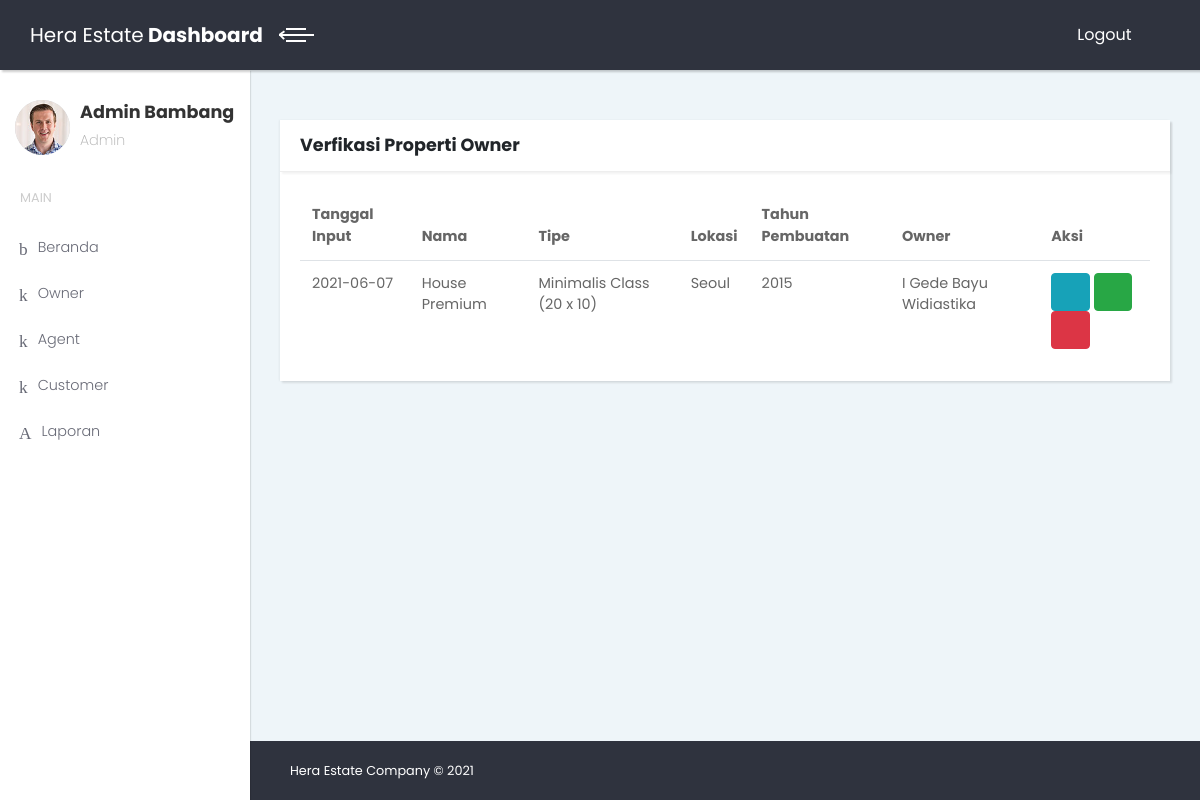
Page /heraAdmin/index.php?page=owner&aksi=content (signed in) on the earlier database version.
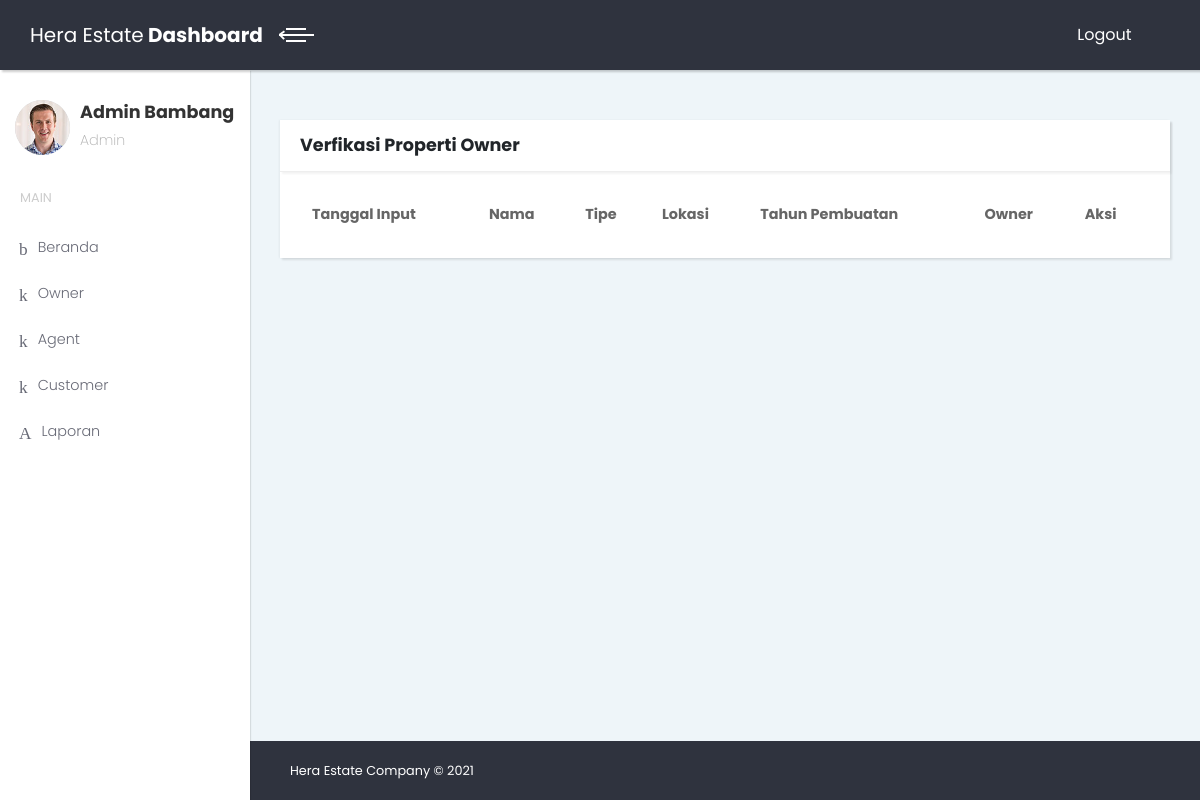
Same page on the later database version.
### tables this page shows
CREATE TABLE `tb_users` (
  `id_users` bigint(20) UNSIGNED NOT NULL,
  `name` varchar(191) NOT NULL,
  `username` varchar(191) NOT NULL,
  `password` varchar(191) NOT NULL,
  `level` int(11) NOT NULL,
  `email` varchar(191) NOT NULL,
  `telephone` varchar(191) NOT NULL,
  `created_at` timestamp NOT NULL DEFAULT CURRENT_TIMESTAMP,
  `updated_at` timestamp NOT NULL DEFAULT CURRENT_TIMESTAMP ON UPDATE CURRENT_TIMESTAMP
);

CREATE TABLE `tb_properties` (
  `id_properties` bigint(20) UNSIGNED NOT NULL,
  `name_properties` varchar(191) NOT NULL,
  `type` varchar(191) NOT NULL,
  `bedroom` int(11) NOT NULL,
  `toilet` int(11) NOT NULL,
  `pool` int(11) NOT NULL,
  `location` varchar(191) NOT NULL,
  `description` longtext NOT NULL,
  `document` varchar(191) NOT NULL,
  `production_year` varchar(191) NOT NULL,
  `owner` varchar(100) NOT NULL,
  `img` varchar(100) NOT NULL,
  `price` varchar(191) DEFAULT NULL,
  `status` varchar(191) NOT NULL DEFAULT '0',
  `created_at` timestamp NOT NULL DEFAULT CURRENT_TIMESTAMP,
  `updated_at` timestamp NOT NULL DEFAULT CURRENT_TIMESTAMP ON UPDATE CURRENT_TIMESTAMP
);

### heraAdmin/pages/owner/content.php (the view, shortened to what this page needs)
<div class="content-inner">
  <section>
    <div class="container-fluid">
      <div class="card">
        <div class="card-header">
          <h4>Verfikasi Properti Owner</h4>
        </div>
        <div class="card-body">
          <div class="table-responsive">
            <table id="datatable1" style="width: 100%;" class="table">
              <thead>
                <tr>
                  <th>Tanggal Input</th>
                  <th>Nama</th>
                  <th>Tipe</th>
                  <th>Lokasi</th>
                  <th>Tahun Pembuatan</th>
                  <th>Owner</th>
                  <th>Aksi</th>
                </tr>
              </thead>
              <tbody>
                <?php
                  $perintah = "SELECT * FROM tb_properties WHERE status = '0'";
                  $data = mysqli_query($conn, $perintah);
                  while ($dataAdmin = mysqli_fetch_array($data)) {
                    $tglInput = date_create($dataAdmin['created_at']);
                ?>
                <tr>
                  <td><?php echo date_format($tglInput, "Y-m-d"); ?></td>
                  <td><?php echo $dataAdmin['name_properties']; ?></td>
                  <td><?php echo $dataAdmin['type']; ?></td>
                  <td><?php echo ucwords($dataAdmin['location']); ?></td>
                  <td><?php echo $dataAdmin['production_year']; ?></td>
                  <td><?php echo $dataAdmin['owner']; ?></td>
                  <td>
                    <button type="button" data-toggle="modal" data-target="#myModal<?php echo $dataAdmin['id_properties']; ?>" class="btn btn-info"><i class="fa fa-eye"></i></button>
                    <a onClick="return confirm('Apakah anda ingin mensetujui properti ini?')" href="?page=owner&aksi=validate&id=<?php echo $dataAdmin['id_properties']?>"href="#" class="btn btn-success"><i class="fa fa-check"></i></a>
                    <a onClick="return confirm('Apakah anda ingin menolak properti ini?')" href="?page=owner&aksi=delete&id=<?php echo $dataAdmin['id_properties']?>" class="btn btn-danger"><i class="fa fa-close"></i></a>
                  </td>
                </tr>
                <?php
                  }
                ?>
              </tbody>
            </table>
          </div>
        </div>
      </div>
    </div>
  </section>
  <footer class="main-footer">
    <div class="container-fluid">
      <div class="row">
        <div class="col-sm-6">
          <p>Hera Estate Company &copy; 2021</p>
        </div>
      </div>
    </div>
  </footer>
</div>

### heraAdmin/index.php (shortened to what this page needs)
<?php
include "core/conn/conn.php";
$id = $_SESSION["login"];
$perintah = "SELECT * FROM tb_users WHERE id_users = '$id'";
$query = mysqli_query($conn,$perintah);
$data = mysqli_fetch_array($query);
?>
<!DOCTYPE html>
<html>
<head>
    <link rel="stylesheet" href="vendor/bootstrap/css/bootstrap.min.css">
    <link rel="stylesheet" href="vendor/font-awesome/css/font-awesome.min.css">
    <link rel="stylesheet" href="css/fontastic.css">
    <link rel="stylesheet" href="vendor/datatables.net-bs4/css/dataTables.bootstrap4.css">
    <link rel="stylesheet" href="vendor/datatables.net-responsive-bs4/css/responsive.bootstrap4.min.css">
    <link rel="stylesheet" href="css/style.default.premium.css" id="theme-stylesheet">
    <link rel="stylesheet" href="css/custom.css">
  </head>
  <body>
    <div class="page">
      <header class="header">
        <nav class="navbar">
          <div class="container-fluid">
            <div class="navbar-holder d-flex align-items-center justify-content-between">
              <div class="navbar-header">
                <a href="index.php" class="navbar-brand d-none d-sm-inline-block">
                  <div class="brand-text d-none d-lg-inline-block"><span>Hera Estate </span><strong> Dashboard</strong></div>
                <a id="toggle-btn" href="#" class="menu-btn active"><span></span><span></span><span></span></a>
              </div>
              <ul class="nav-menu list-unstyled d-flex flex-md-row align-items-md-center">
                <li class="nav-item"><a href="pages/logout.php" class="nav-link logout"> <span class="d-none d-sm-inline">Logout</span><i class="fa fa-sign-out"></i></a></li>
              </ul>
            </div>
          </div>
        </nav>
      </header>
      <div class="page-content d-flex align-items-stretch">
        <nav class="side-navbar">
          <div class="sidebar-header d-flex align-items-center"><a href="pages-profile.html">
              <div class="avatar"><img src="img/avatar-1.jpg" alt="..." class="img-fluid rounded-circle"></div></a>
            <div class="title">
              <h1 class="h4"><?php echo $data['name'] ?></h1>
              <p>Admin</p>
            </div>
          </div>
          <span class="heading">Main</span>
          <ul class="list-unstyled">
            <li> <a href="index.php"> <i class="icon-home"></i>Beranda </a></li>
            <li> <a href="?page=owner&aksi=content"> <i class="icon-user"></i>Owner </a></li>
            <li> <a href="?page=agent&aksi=content"> <i class="icon-user"></i>Agent </a></li>
            <li> <a href="?page=customer&aksi=content"> <i class="icon-user"></i>Customer </a></li>
            <li> <a href="?page=laporan&aksi=content"> <i class="icon-page"></i>Laporan</a></li>
          </ul>
        </nav>
        <?php
          include "core/conn/conn.php";
          $page = $_GET['page'];
          $aksi = $_GET['aksi'];
            if ($page == "owner") {
              if ($aksi == "content") {
                include "pages/owner/content.php";
              }
            } else if ($page == "agent") {
              if ($aksi == "content") {
                include "pages/agent/content.php";
              }
              else if ($aksi == "validate") {
                include "pages/agent/validate.php";
              }
              else if ($aksi == "delete") {
                include "pages/agent/delete.php";
              }
            } else if ($page == "customer") {
              if ($aksi == "content") {
                include "pages/customer/content.php";
              }
              else if ($aksi == "validate") {
                include "pages/customer/validate.php";
              }
              else if ($aksi == "delete") {
                include "pages/customer/delete.php";
              }
            } else if ($page == "laporan") {
              if ($aksi == "content") {
                include "pages/laporan/content.php";
              }
              else if ($aksi == "detail") {
                include "pages/laporan/detail.php";
              }
              else if ($aksi == "detail2") {
                include "pages/laporan/detail2.php";
              }
              else if ($aksi == "detail3") {
                include "pages/laporan/detail3.php";
              }
            } else {
              include "pages/dashboard.php";
            }
        ?>
      </div>
    </div>
  </body>
</html>

Differences in the rows shown:
removed tb_properties: created_at "2021-06-07", name_properties "House Premium", type "Minimalis Class (20 x 10)", location "Seoul", production_year "2015", owner "I Gede Bayu Widiastika"
